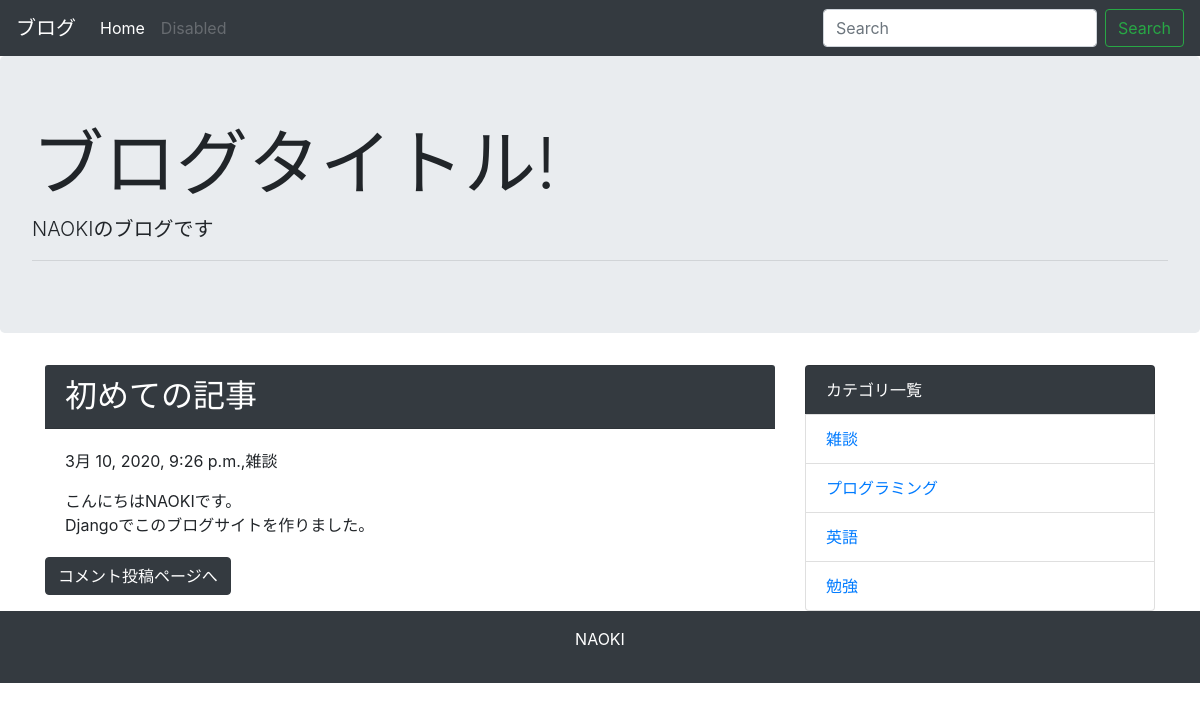
Page /detail/1/ on the committed database.
### blog/models.py (models this page shows, shortened)
class Post(models.Model):
    title = models.CharField("タイトル",max_length = 50)
    text = models.TextField("本文")
    created_at = models.DateTimeField("作成日",default = timezone.now)
    category = models.ForeignKey(Category, verbose_name='カテゴリ', on_delete=models.PROTECT)

class Category(models.Model):
    name = models.CharField("カテゴリ名", max_length = 20)
    cerated_at = models.DateTimeField("作成日",default = timezone.now)
    def __str__(self):
        return self.name

### blog/views.py (the view)
# urls.py: path('detail/<int:pk>/', views.DetailView.as_view(), name='detail'),
class DetailView(generic.DetailView):
    model = Post

### blog/context_processors.py (called while the page is built)
def common(request):
    context = {
        'category_list':Category.objects.all(),
    }
    return context

### blog/templates/blog/post_detail.html (shortened to what this page needs)
{% extends 'blog/base.html' %}
{% block content %}
<div class="card　mb-3">
    <h2 class="card-header bg-dark text-white">{{post.title}}</h2>
    <div class="card-body">
      <p>{{post.created_at}},{{post.category}}</p>
      {{ post.text | linebreaksbr | urlize }}
    </div>
</div>
<a class="btn btn-dark" href="{% url 'blog:comment' post.pk %}">コメント投稿ページへ</a>
{% endblock %}

### blog/templates/blog/base.html (shortened to what this page needs)
<!doctype html>
<html lang="ja">
  <head>
    <link rel="stylesheet" href="https://maxcdn.bootstrapcdn.com/bootstrap/4.0.0-beta.2/css/bootstrap.min.css">
  </head>
  <body>
    <nav class="navbar navbar-expand-lg navbar-dark bg-dark">
      <a class="navbar-brand" href="#">ブログ</a>
      <div class="collapse navbar-collapse" id="navbarSupportedContent">
        <ul class="navbar-nav mr-auto">
          <li class="nav-item active">
            <a class="nav-link" href="{% url 'blog:index' %}">Home</a>
          </li>
          <li class="nav-item">
            <a class="nav-link disabled" href="#">Disabled</a>
          </li>
        </ul>
        <form class="form-inline my-2 my-lg-0" method="GET" action=" {% url 'blog:index' %}">
          <input class="form-control mr-sm-2" type="text" placeholder="Search" aria-label="Search" name="keyword">
          <button class="btn btn-outline-success my-2 my-sm-0" type="submit">Search</button>
        </form>
      </div>
    </nav>
    <div class="jumbotron">
      <h1 class="display-3">ブログタイトル!</h1>
      <p class="lead">NAOKIのブログです</p>
      <hr class="my-2">
    </div>
    <div class="container">
     <div class = "row">
       <div class = "col-md-8">
        {% block content %}
        {% endblock %}
       </div>
       <div class = "col-md-4">
        <ul class="list-group">
          <li class="list-group-item bg-dark text-white">カテゴリ一覧</li>
          {% for category in category_list %}
           <li class="list-group-item"><a href="{% url 'blog:category' category.pk%}">{{ category }}</a></li>
          {% endfor %}
        </ul>
       </div>
      </div>
    </div>
    <footer class = "bg-dark text-white text-center py-3">
      <p>NAOKI</p>
    </footer>
  </body>
</html>

### rows in the picture
Post: title "初めての記事", created_at "3月 10, 2020, 9:26 p.m.", category "雑談", text "こんにちはNAOKIです。 Djangoでこのブログサイトを作りました。"
Category: name "雑談"
Category: name "プログラミング"
Category: name "英語"
Category: name "勉強"
